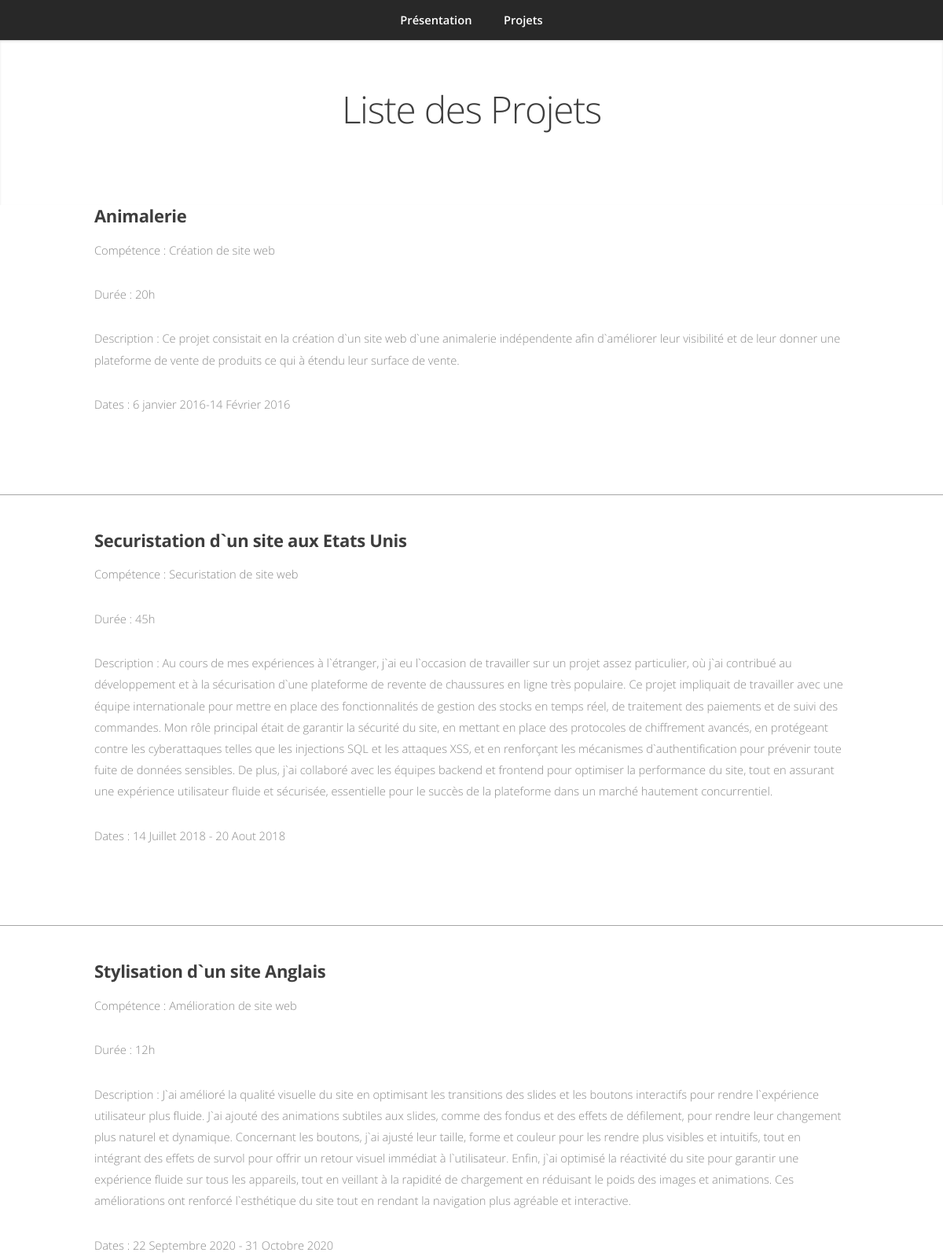
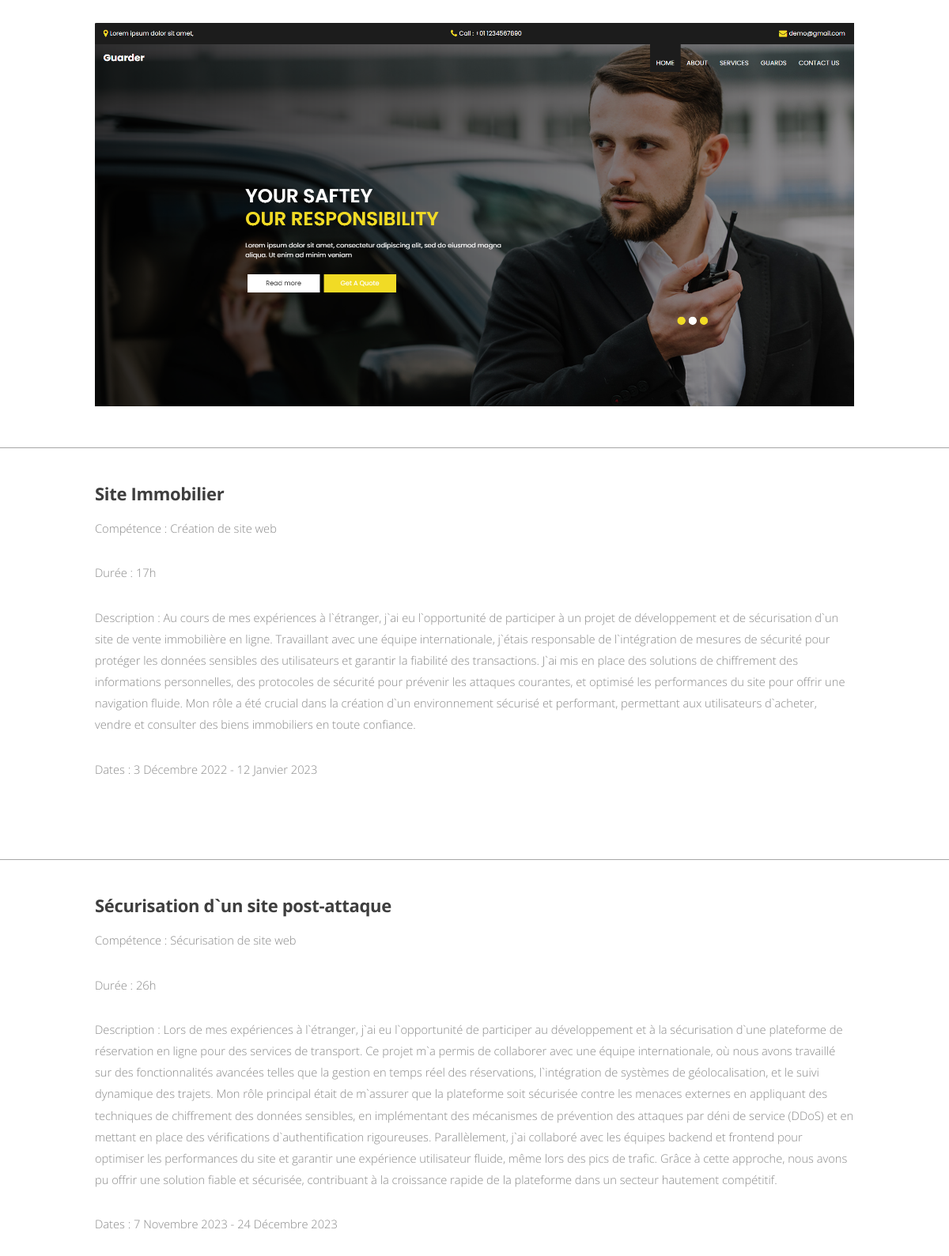
The page /projets.php (upper part) on the database its author committed (2 pictures, top to bottom).
### tables this page shows
CREATE TABLE IF NOT EXISTS `projets` (
    `projet_id` INT AUTO_INCREMENT,
    `name` VARCHAR(255) NOT NULL,
    `competence` VARCHAR(255) NOT NULL,
    `duree` VARCHAR(50) NOT NULL,
    `description` TEXT NOT NULL,
    `dates` VARCHAR(100) NOT NULL,
    `image` VARCHAR(255) NOT NULL,
    PRIMARY KEY (`projet_id`)
);

### variables.php (called while the page is built)
<?php
$projetsStatement = $mysqlClient->prepare('SELECT * FROM projets');
$projetsStatement->execute();
$projets = $projetsStatement->fetchAll();

### projets.php (the view, shortened to what this page needs)
<?php
require_once(__DIR__ . '/databaseconnect.php');
require_once(__DIR__ . '/variables.php');
?>
<!DOCTYPE HTML>
<html>
	<head>
		<link rel="stylesheet" href="assets/css/main.css" />
	</head>
	<body class="is-preload">
		<nav id="nav">
				<ul class="container">
					<li><a href="index.php">Présentation</a></li>
					<li><a href="projets.php">Projets</a></li>
				</ul>
			</nav>
		<div class="wrapper style1">
            <h1>Liste des Projets</h1>
</div>
    <?php if (!empty($projets)): ?>
        <?php foreach ($projets as $projet): ?>
            <div class="container">
                <h3><?php echo htmlspecialchars($projet['name']); ?></h3>
                <p>Compétence : <?php echo htmlspecialchars($projet['competence']); ?></p>
                <p>Durée : <?php echo htmlspecialchars($projet['duree']); ?></p>
                <p>Description : <?php echo htmlspecialchars($projet['description']); ?></p>
                <p>Dates : <?php echo htmlspecialchars($projet['dates']); ?></p>
                <span class="image fit"><img src="<?php echo htmlspecialchars($projet['image']); ?>" alt=""></span>
            </div>
            <hr>
        <?php endforeach; ?>
    <?php else: ?>
        <p>Aucun projet trouvé.</p>
    <?php endif; ?>
    </body>

### assets/css/main.css (style rules this page uses)
html, body, div, span, applet, object, iframe, h1, h2, h3, h4, h5, h6, p, blockquote, pre, a, abbr, acronym, address, big, cite, code, del, dfn, em, img, ins, kbd, q, s, samp, small, strike, strong, sub, sup, tt, var, b, u, i, center, dl, dt, dd, ol, ul, li, fieldset, form, label, legend, table, caption, tbody, tfoot, thead, tr, th, td, article, aside, canvas, details, embed, figure, figcaption, footer, header, hgroup, menu, nav, output, ruby, section, summary, time, mark, audio, video { margin: 0; padding: 0; border: 0; font-size: 100%; font: inherit; vertical-align: baseline; }
article, aside, details, figcaption, figure, footer, header, hgroup, menu, nav, section { display: block; }
body { line-height: 1; }
ol, ul { list-style: none; }
body { -webkit-text-size-adjust: none; }
html { box-sizing: border-box; scroll-behavior: smooth; }
*, *:before, *:after { box-sizing: inherit; }
body { padding-top: 3.5em; }
body.is-preload *, body.is-preload *:before, body.is-preload *:after { -moz-animation: none !important; -webkit-animation: none !important; -ms-animation: none !important; animation: none !important; -moz-transition: none !important; -webkit-transition: none !important; -ms-transition: none !important; transition: none !important; }
body, input, textarea, select { font-family: 'Open Sans', sans-serif; line-height: 1.85em; color: #888; font-weight: 300; font-size: 13pt; }
a { -moz-transition: color .2s ease-in-out; -webkit-transition: color .2s ease-in-out; -ms-transition: color .2s ease-in-out; transition: color .2s ease-in-out; color: #43B3E0; text-decoration: underline; }
h1, h2, h3, h4, h5, h6 { color: #3e3e3e; margin: 0 0 0.75em 0; }
h2, h3, h4, h5, h6 { font-weight: 700; }
h1 { font-size: 3.25em; letter-spacing: -0.025em; font-weight: 300; }
h3 { font-size: 1.5em; letter-spacing: -0.015em; }
hr { border: 0; border-top: solid 1px #444; border-top-color: rgba(0, 0, 0, 0.35); box-shadow: 0px 1px 0px 0px rgba(255, 255, 255, 0.1); height: 1px; margin: 3em 0; }
p, ul, ol, dl, table { margin-bottom: 2em; }
.container { margin: 0 auto; max-width: calc(100% - 50px); width: 1200px; }
@media screen and (max-width: 1680px) { .container { width: 1200px; } }
@media screen and (max-width: 1280px) { .container { width: 960px; } }
.image { display: inline-block; position: relative; }
.image img { display: block; width: 100%; }
ul { list-style: disc; padding-left: 1em; }
ul li { padding-left: 0.5em; }
.wrapper { background-image: url("images/bg.png"); box-shadow: inset 0px 1px 0px 0px rgba(0, 0, 0, 0.05), inset 0px 2px 3px 0px rgba(0, 0, 0, 0.1); padding: 8em 0 8em 0; text-align: center; }
.wrapper.style1 { background-image: none; background-color: #fff; }
#nav { background-color: #282828; text-align: center; position: fixed; left: 0; top: 0; width: 100%; z-index: 10000; cursor: default; height: 3.5em; line-height: 3.5em; }
#nav ul { margin-bottom: 0; list-style: none; padding-left: 0; }
#nav li { display: inline-block; padding-left: 0; }
#nav a { -moz-transition: background-color .2s ease-in-out; -webkit-transition: background-color .2s ease-in-out; -ms-transition: background-color .2s ease-in-out; transition: background-color .2s ease-in-out; position: relative; display: block; color: #fff; text-decoration: none; outline: 0; font-weight: 600; border-radius: 8px; color: #fff; height: 2.5em; line-height: 2.5em; padding: 0 1.25em; }
@media screen and (max-width: 1280px) { body { font-size: 11pt; } }
@media screen and (max-width: 1280px) { .wrapper { padding: 5em 0 5em 0; text-align: center; } }

### rows shown on the page
projets: name "Animalerie", competence "Création de site web", duree "20h", description "Ce projet consistait en la création d`un site web d`une animalerie indépendente afin d`améliorer leur visibilité et de leur donner une plateforme de vente de produits ce qui à étendu leur surface de vente.", dates "6 janvier 2016-14 Février 2016"
projets: name "Securistation d`un site aux Etats Unis", competence "Securistation de site web", duree "45h", description "Au cours de mes expériences à l`étranger, j`ai eu l`occasion de travailler sur un projet assez particulier, où j`ai contribué au développement et à la sécurisation d`une plateforme de revente de chaussures en ligne très populaire. Ce projet impliquait de travailler avec une équipe internationale pour mettre en place des fonctionnalités de gestion des stocks en temps réel, de traitement des paiements et de suivi des commandes. Mon rôle principal était de garantir la sécurité du site, en mettant en place des protocoles de chiffrement avancés, en protégeant contre les cyberattaques telles que les injections SQL et les attaques XSS, et en renforçant les mécanismes d`authentification pour…", dates "14 Juillet 2018 - 20 Aout 2018"
projets: name "Stylisation d`un site Anglais", competence "Amélioration de site web", duree "12h", description "J`ai amélioré la qualité visuelle du site en optimisant les transitions des slides et les boutons interactifs pour rendre l`expérience utilisateur plus fluide. J`ai ajouté des animations subtiles aux slides, comme des fondus et des effets de défilement, pour rendre leur changement plus naturel et dynamique. Concernant les boutons, j`ai ajusté leur taille, forme et couleur pour les rendre plus visibles et intuitifs, tout en intégrant des effets de survol pour offrir un retour visuel immédiat à l`utilisateur. Enfin, j`ai optimisé la réactivité du site pour garantir une expérience fluide sur tous les appareils, tout en veillant à la rapidité de chargement en réduisant le poids des images et…", dates "22 Septembre 2020 - 31 Octobre 2020", image (picture)
projets: name "Site Immobilier", competence "Création de site web", duree "17h", description "Au cours de mes expériences à l`étranger, j`ai eu l`opportunité de participer à un projet de développement et de sécurisation d`un site de vente immobilière en ligne. Travaillant avec une équipe internationale, j`étais responsable de l`intégration de mesures de sécurité pour protéger les données sensibles des utilisateurs et garantir la fiabilité des transactions. J`ai mis en place des solutions de chiffrement des informations personnelles, des protocoles de sécurité pour prévenir les attaques courantes, et optimisé les performances du site pour offrir une navigation fluide. Mon rôle a été crucial dans la création d`un environnement sécurisé et performant, permettant aux utilisateurs…", dates "3 Décembre 2022 - 12 Janvier 2023"
projets: name "Sécurisation d`un site post-attaque", competence "Sécurisation de site web", duree "26h", description "Lors de mes expériences à l`étranger, j`ai eu l`opportunité de participer au développement et à la sécurisation d`une plateforme de réservation en ligne pour des services de transport. Ce projet m`a permis de collaborer avec une équipe internationale, où nous avons travaillé sur des fonctionnalités avancées telles que la gestion en temps réel des réservations, l`intégration de systèmes de géolocalisation, et le suivi dynamique des trajets. Mon rôle principal était de m`assurer que la plateforme soit sécurisée contre les menaces externes en appliquant des techniques de chiffrement des données sensibles, en implémentant des mécanismes de prévention des attaques par déni de service (DDoS) et…", dates "7 Novembre 2023 - 24 Décembre 2023"
